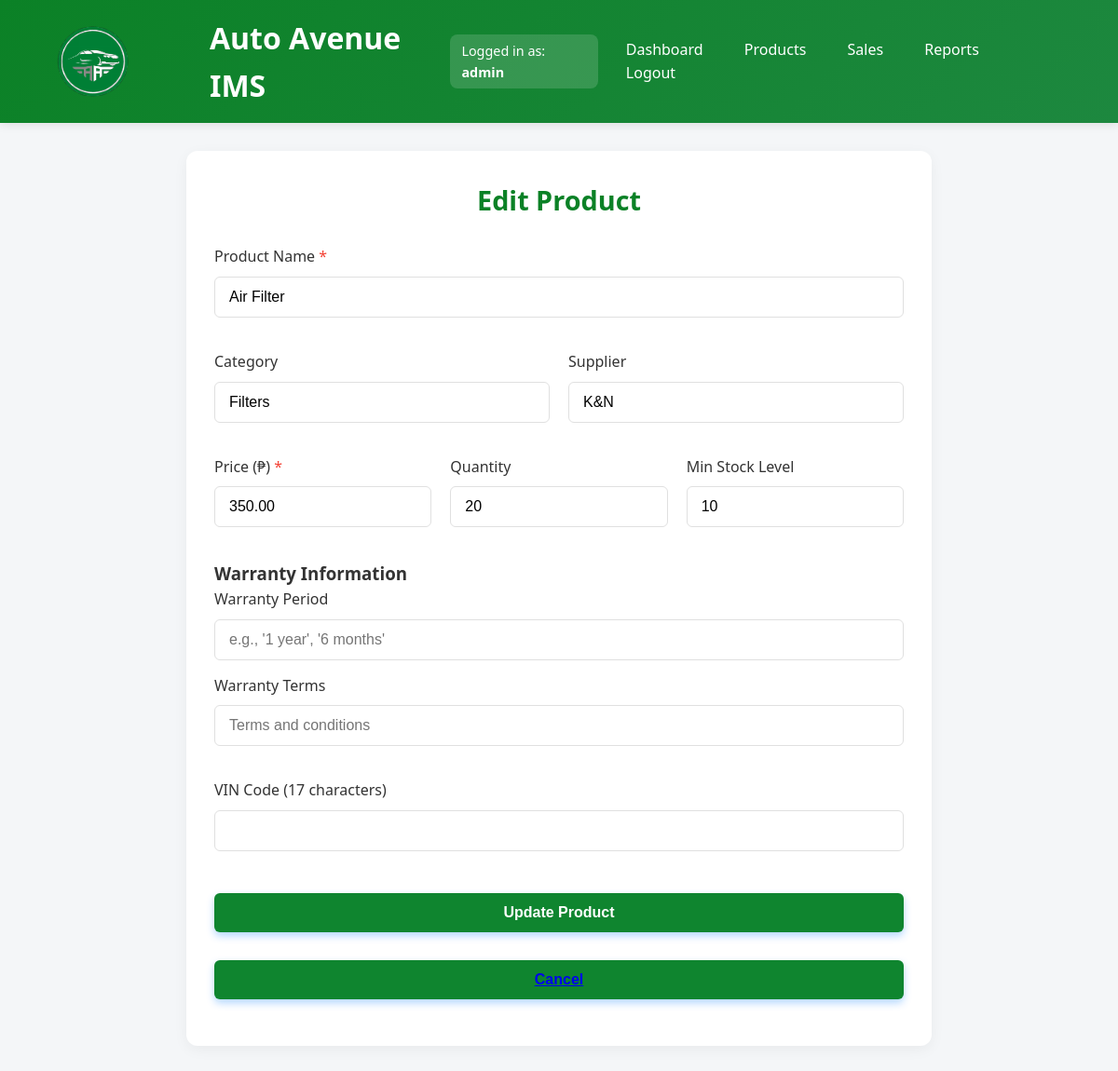
Screenshot of /edit_product.php?id=3 (signed in) with the database file from the repository.
### tables this page shows
CREATE TABLE `products` (
  `product_id` INT AUTO_INCREMENT PRIMARY KEY,
  `name` VARCHAR(100) NOT NULL,
  `description` TEXT,
  `quantity` INT NOT NULL DEFAULT 0,
  `price` DECIMAL(10,2) NOT NULL,
  `cost_price` DECIMAL(10,2),
  `category` VARCHAR(50),
  `supplier` VARCHAR(100),
  `supplier_contact` VARCHAR(100),
  `min_stock_level` INT DEFAULT 10,
  `is_active` BOOLEAN DEFAULT TRUE,
  `created_by` INT,
  `created_at` TIMESTAMP DEFAULT CURRENT_TIMESTAMP,
  `updated_at` TIMESTAMP DEFAULT CURRENT_TIMESTAMP ON UPDATE CURRENT_TIMESTAMP,
  `deleted_at` TIMESTAMP NULL,
  FOREIGN KEY (`created_by`) REFERENCES `users`(`user_id`) ON DELETE SET NULL,
  INDEX `idx_active` (`is_active`),
  INDEX `idx_category` (`category`)
);

### edit_product.php (the view, shortened to what this page needs)
<?php
require_once __DIR__ . '/includes/config.php';
$product = null;
$product_id = isset($_GET['id']) ? intval($_GET['id']) : 0;
if ($product_id > 0) {
    $stmt = $conn->prepare("SELECT * FROM products WHERE product_id = ? AND is_active = TRUE");
    $stmt->bind_param("i", $product_id);
    $stmt->execute();
    $result = $stmt->get_result();
    $product = $result->fetch_assoc();
} else {
    header("Location: products.php");
    exit();
}
$formData = [
    'name' => $product['name'] ?? '',
    'category' => $product['category'] ?? '',
    'supplier' => $product['supplier'] ?? '',
    'quantity' => $product['quantity'] ?? 0,
    'price' => $product['price'] ?? 0,
    'min_stock_level' => $product['min_stock_level'] ?? 10,
    'warranty_period' => $product['warranty_period'] ?? '',
    'warranty_terms' => $product['warranty_terms'] ?? '',
    'vin_code' => $product['vin_code'] ?? ''
];
?>
<!DOCTYPE html>
<html lang="en">
<head>
</head>
<body>
  <header>
     <div class="container">
      <div style="display: flex; align-items: center; gap: 15px;">
  <img src="autoavelogo.svg" alt="Auto Avenue Logo" class="logo" width="150">
  <h1>Auto Avenue IMS</h1>
</div>
<?php if (isset($_SESSION['role'])): ?>
  <div style="background-color: rgba(255, 255, 255, 0.15); padding: 6px 12px; border-radius: 8px; font-size: 0.9rem;">
    Logged in as: <strong><?= htmlspecialchars($_SESSION['role']) ?></strong>
  </div>
<?php endif; ?>
      <nav>
        <a href="dashboard.php">Dashboard</a>
        <a href="products.php">Products</a>
        <a href="sales.php">Sales</a>
        <a href="reports.php">Reports</a>
        <a href="logout.php">Logout</a>
      </nav>
    </div>
  </header>
  <main class="main-content">
    <div class="page-header">
      <h2>Edit Product</h2>
    </div>
    <form method="POST" class="product-form">
      <div class="form-group">
        <label for="name" class="form-label">Product Name <span class="required">*</span></label>
        <input type="text" id="name" name="name" class="form-input"
               value="<?= htmlspecialchars($formData['name']) ?>" required>
      </div>
      <div class="form-row">
        <div class="form-group">
          <label for="category" class="form-label">Category</label>
          <input type="text" id="category" name="category" class="form-input"
                 value="<?= htmlspecialchars($formData['category']) ?>">
        </div>
        <div class="form-group">
          <label for="supplier" class="form-label">Supplier</label>
          <input type="text" id="supplier" name="supplier" class="form-input"
                 value="<?= htmlspecialchars($formData['supplier']) ?>">
        </div>
      </div>
      <div class="form-row">
        <div class="form-group">
          <label for="price" class="form-label">Price (₱) <span class="required">*</span></label>
          <input type="number" id="price" name="price" class="form-input"
                 min="0" step="0.01" value="<?= htmlspecialchars($formData['price']) ?>" required>
        </div>
        <div class="form-group">
          <label for="quantity" class="form-label">Quantity</label>
          <input type="number" id="quantity" name="quantity" class="form-input"
                 min="0" value="<?= htmlspecialchars($formData['quantity']) ?>">
        </div>
        <div class="form-group">
          <label for="min_stock_level" class="form-label">Min Stock Level</label>
          <input type="number" id="min_stock_level" name="min_stock_level" class="form-input"
                 min="0" value="<?= htmlspecialchars($formData['min_stock_level']) ?>">
        </div>
      </div>
      <div class="warranty-section">
        <h3>Warranty Information</h3>
        <div class="form-group">
          <label for="warranty_period" class="form-label">Warranty Period</label>
          <input type="text" id="warranty_period" name="warranty_period" class="form-input"
                 value="<?= htmlspecialchars($formData['warranty_period']) ?>"
                 placeholder="e.g., '1 year', '6 months'">
        </div>
        <div class="form-group">
          <label for="warranty_terms" class="form-label">Warranty Terms</label>
          <input type="text" id="warranty_terms" name="warranty_terms" class="form-input"
                 value="<?= htmlspecialchars($formData['warranty_terms']) ?>"
                 placeholder="Terms and conditions">
        </div>
      </div>
      <div class="form-group">
        <label for="vin_code" class="form-label">VIN Code (17 characters)</label>
        <input type="text" id="vin_code" name="vin_code" class="form-input" maxlength="17"
               value="<?= htmlspecialchars($formData['vin_code']) ?>">
      </div>
      <button type="submit" class="update-btn">Update Product</button>
      <button type="button" class="update-btn"><a href="products.php" class="btn btn-secondary">Cancel</button>
    </form>
  </main>
</body>
</html>

### edit_product.php (style rules this page uses)
:root { --primary:rgb(11, 129, 38); --primary-light:rgb(29, 136, 63); --secondary: #ff6b6b; --success: #4CAF50; --warning: #ff9800; --danger: #f44336; --text-color: #333; --text-light: #666; --bg-color: #f4f6f8; --border-color: #e0e0e0; }
* { box-sizing: border-box; margin: 0; padding: 0; }
body { font-family: 'Segoe UI', Tahoma, Geneva, Verdana, sans-serif; background-color: var(--bg-color); color: var(--text-color); line-height: 1.6; }
header { background: linear-gradient(135deg, var(--primary), var(--primary-light)); color: white; padding: 15px 0; box-shadow: 0 2px 10px rgba(0, 0, 0, 0.1); }
.container { width: 90%; max-width: 1200px; margin: 0 auto; display: flex; justify-content: space-between; align-items: center; }
nav a { color: white; text-decoration: none; margin-left: 20px; font-weight: 500; transition: all 0.3s ease; padding: 5px 10px; border-radius: 4px; }
.main-content { width: 90%; max-width: 800px; margin: 30px auto; background: white; border-radius: 12px; box-shadow: 0 4px 15px rgba(0, 0, 0, 0.05); padding: 30px; }
.page-header { margin-bottom: 25px; text-align: center; }
.page-header h2 { color: var(--primary); font-size: 1.8rem; }
.product-form { display: flex; flex-direction: column; gap: 20px; }
.form-row { display: flex; gap: 20px; }
.form-group { flex: 1; margin-bottom: 15px; }
.form-label { display: block; margin-bottom: 8px; font-weight: 500; color: var(--text-color); }
.required { color: var(--danger); }
.form-input { width: 100%; padding: 12px 15px; border: 1px solid var(--border-color); border-radius: 6px; font-size: 16px; transition: all 0.3s; }
.update-btn { background-color:rgb(15, 133, 47); color: white; border: none; padding: 12px 20px; border-radius: 6px; font-size: 16px; font-weight: 600; cursor: pointer; box-shadow: 0 4px 8px rgba(0, 123, 255, 0.3); transition: background-color 0.3s ease, box-shadow 0.3s ease; margin-top: 10px; width: 100%; }

### rows the page displays
products: name "Air Filter", category "Filters", supplier "K&N", price "350.00", quantity "20", min_stock_level "10"

### other values shown
$_SESSION['role'] "admin"
